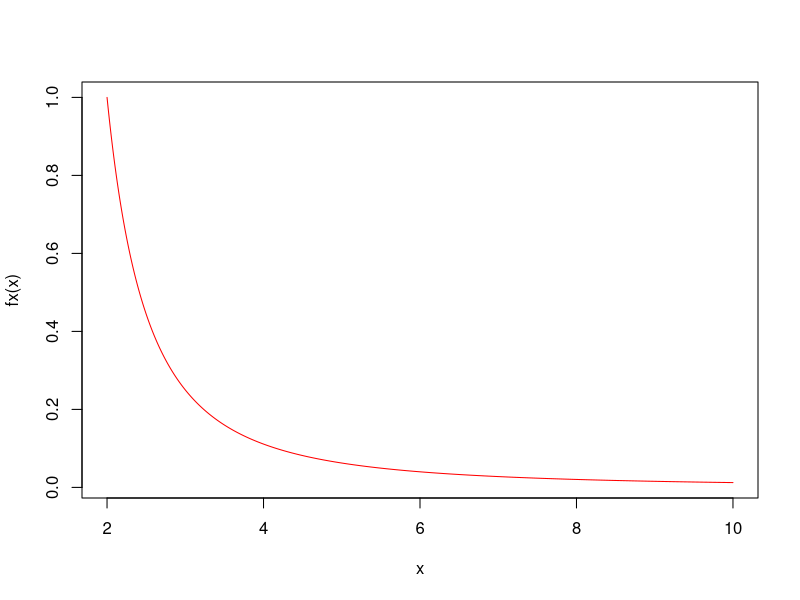
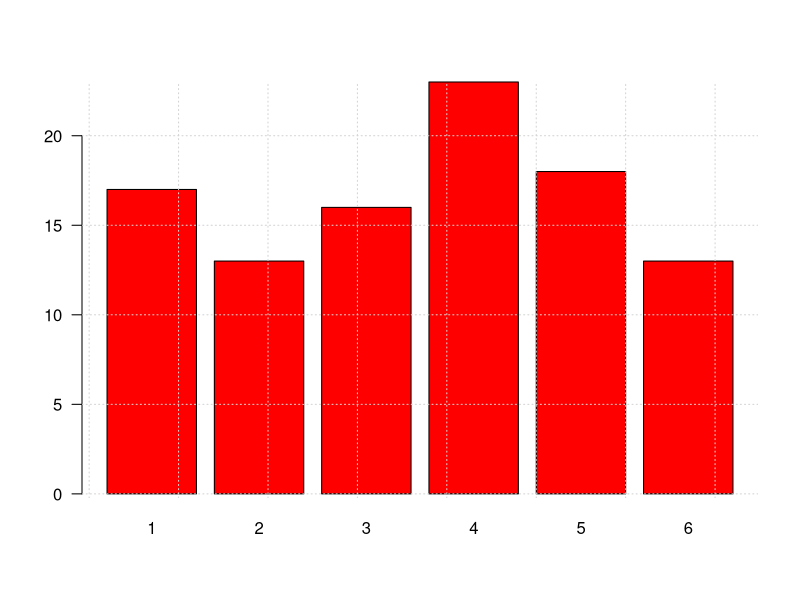
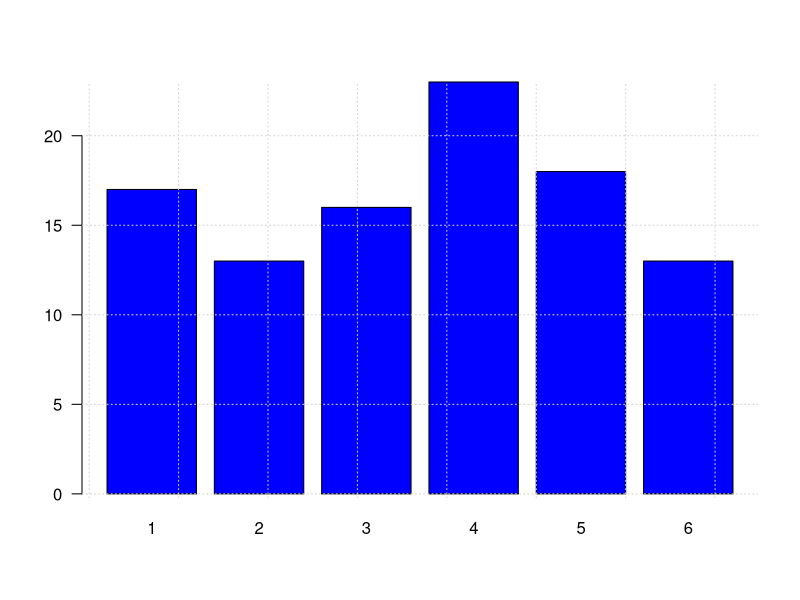

Write the R code that produced these figures, in order.
## ---- chunk 1
x=c(1,2,3,4,5)         #<<
x
## ---- chunk 2
y=c("Muy regular", "Regular", "Bueno", "Muy bueno", "Excelente")
y
## ---- chunk 3
x=1:9
m=matrix(x,nrow=3)   #<<
m
## ---- chunk 4
x=1:9
y=10:18
z=19:27
mn=array(c(x,y),dim=c(3,3,3)) #<<
mn
## ---- chunk 5
x=c("rojo", "verde", "azul")
y=rep(x, times=4)
x
y

## ---- chunk 6
fx=function(x){1/(x-1)^2} #<<
fx(100) # funcion evaluada en x=100
## ---- chunk 7
x=seq(from=2,to=10, by=0.01)  # genera secuencia de numeros entre 2 y 10 con paso 0.01
plot(x, fx(x), type="l", col="red") # genera grafica
## ---- chunk 8
y=sample(1:6,100, replace = T)  # generacion de datos
# funcion definida para la construccion de graficos
grafica=function(x,color){
        barplot(x,
                col=color, las=1)
        grid()
}

z=table(y) # generacion de tabla de datos
grafica(z,"red")  # evalua la funcion en los datos z y colo rojo
## ---- chunk 9
w=round(prop.table(z)*100,2)  # genera datos y constuye tabla en porcentaje
grafica(w,"blue")  # evalua la funcion con w y color azul
